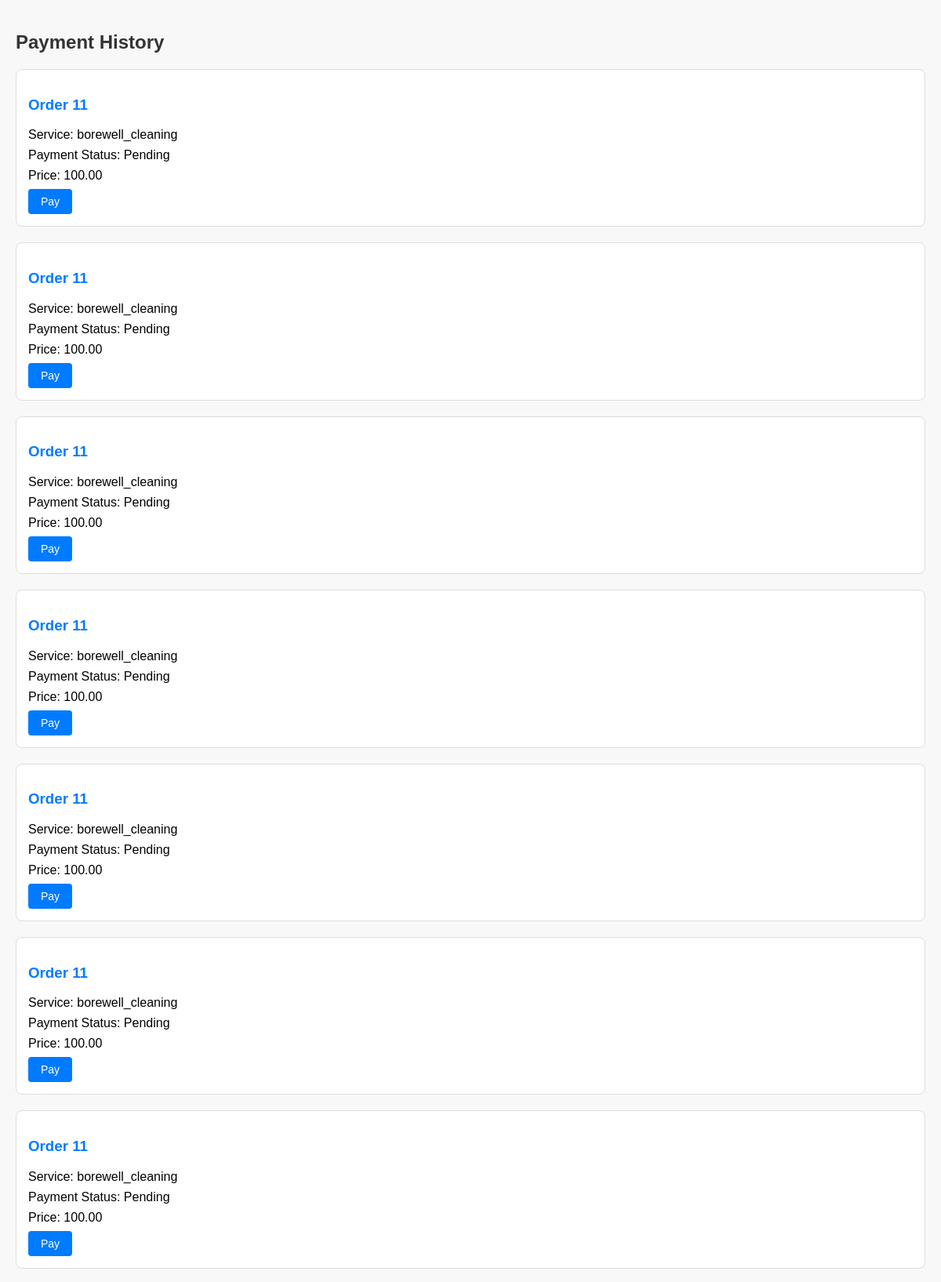
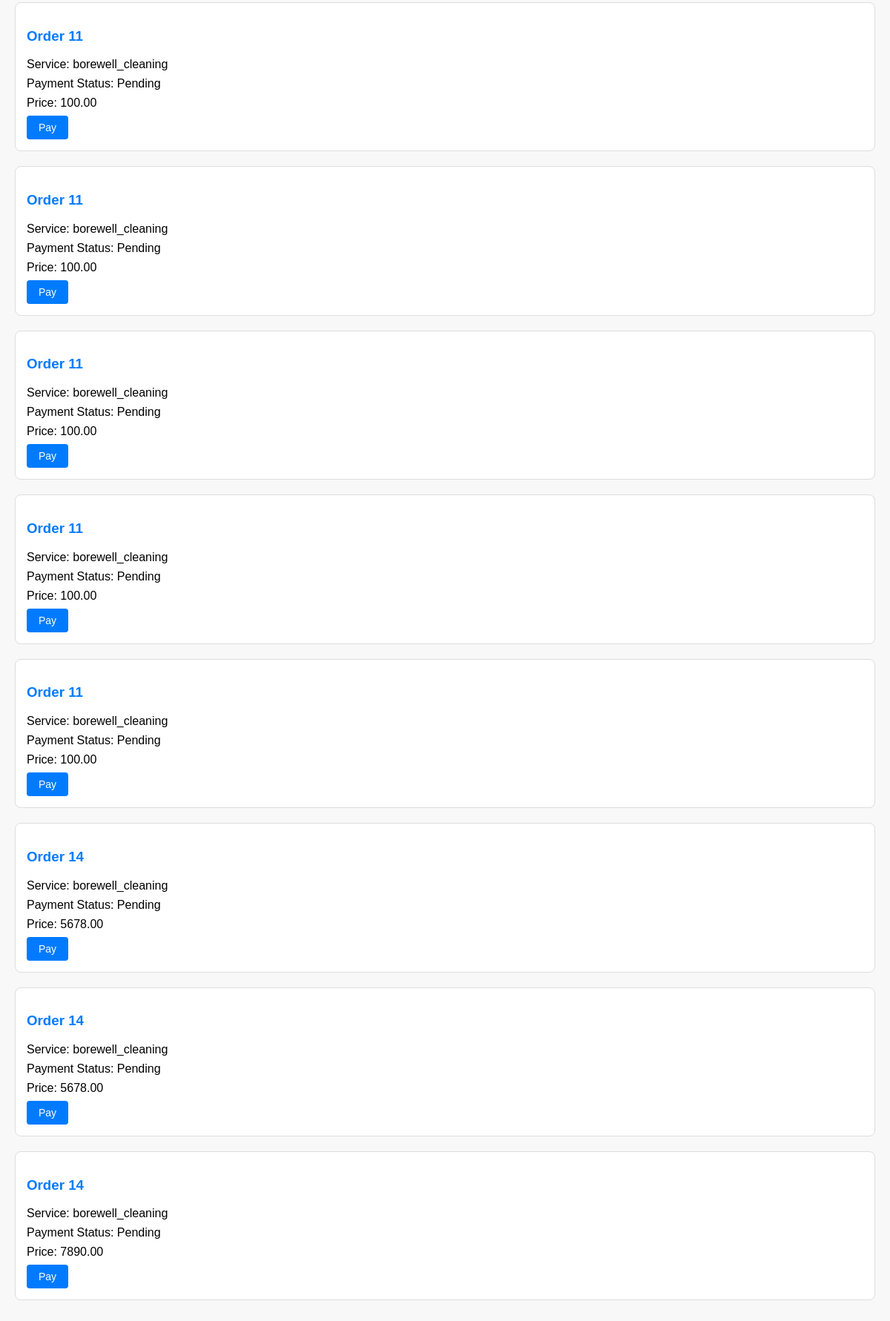
Page /payment_history/ (signed in) on the committed database (2 pictures, top to bottom).
### watersystemapp/models.py (models this page shows, shortened)
class Payment(models.Model):
    order_assignment = models.ForeignKey(OrderWorkerAssignment, on_delete=models.CASCADE)
    user = models.ForeignKey(CustomUser, on_delete=models.CASCADE)
    price = models.DecimalField(max_digits=10, decimal_places=2)
    payment_status = models.CharField(max_length=20, default='Pending')
    date_added = models.DateTimeField(auto_now_add=True)
    from django.db import models

class OrderWorkerAssignment(models.Model):
    order = models.ForeignKey(Orders, on_delete=models.CASCADE)
    worker = models.ForeignKey(WorkerProfile, on_delete=models.CASCADE)

class Orders(models.Model):
    SERVICE_CHOICES = [
        ('water_delivery', 'Water Delivery'),
        ('borewell_cleaning', 'Borewell Cleaning'),
        ('water_tank_cleaning', 'Water Tank Cleaning'),
        ('well_cleaning', 'Well Cleaning'),
    ]
    STATUS_CHOICES = [
        ('pending', 'Pending'),
        ('processing', 'Processing'),
        ('completed', 'Completed'),
        ('cancelled', 'Cancelled'),
    ]
    user = models.ForeignKey(CustomUser, on_delete=models.CASCADE)
    service = models.CharField(max_length=20, choices=SERVICE_CHOICES)
    phone = models.CharField(max_length=15)
    district = models.ForeignKey(District, on_delete=models.CASCADE)
    pincode = models.CharField(max_length=10)
    quantity = models.PositiveIntegerField(blank=True, null=True)
    length = models.FloatField(blank=True, null=True)
    width = models.FloatField(blank=True, null=True)
    waterlevel = models.FloatField(blank=True, null=True)
    request_date_time = models.DateTimeField(auto_now_add=True)
    status = models.CharField(max_length=20, choices=STATUS_CHOICES, default='pending')

### watersystemapp/views.py (the view)
# urls.py: path('payment_history/', views.payment_history, name='payment_history'),
def payment_history(request):
    user = request.user
    order_assignments = OrderWorkerAssignment.objects.filter(order__user=user)
    payment_details = Payment.objects.filter(order_assignment__in=order_assignments)
    context = {
        'payment_details': payment_details,
    }
    return render(request, 'payment_history.html', context)

### templates/payment_history.html (shortened to what this page needs)
<!DOCTYPE html>
<html lang="en">
<head>
</head>
<body>
    <h2>Payment History</h2>
    {% if payment_details %}
        {% for payment_info in payment_details %}
            <div>
                <h3>Order {{ payment_info.order_assignment.order.id }}</h3>
                <p>Service: {{ payment_info.order_assignment.order.service }}</p>
                <p>Payment Status: {{ payment_info.payment_status }}</p>
                <p>Price: {{ payment_info.price }}</p>
                <form action="{% url 'razorpay_payment' %}" method="post">
                    <button type="submit" class="pay-button">Pay</button>
                </form>
            </div>
        {% endfor %}
    {% else %}
        <p>No payment history found.</p>
    {% endif %}
</body>
</html>

### templates/payment_history.html (style rules this page uses)
body { font-family: 'Arial', sans-serif; margin: 0; padding: 20px; background-color: #f8f8f8; }
h2 { color: #333; }
div { background-color: #fff; border: 1px solid #ddd; border-radius: 8px; padding: 15px; margin-bottom: 20px; }
h3 { color: #007bff; }
p { margin: 8px 0; }
.pay-button { background-color: #007bff; color: #fff; font-size: 14px; padding: 8px 16px; border: none; border-radius: 4px; cursor: pointer; transition: background-color 0.3s ease; }

### rows in the picture
Payment: order_assignment.order.id "11", order_assignment.order.service "borewell_cleaning", payment_status "Pending", price "100.00"
Payment: order_assignment.order.id "11", order_assignment.order.service "borewell_cleaning", payment_status "Pending", price "100.00"
Payment: order_assignment.order.id "11", order_assignment.order.service "borewell_cleaning", payment_status "Pending", price "100.00"
Payment: order_assignment.order.id "11", order_assignment.order.service "borewell_cleaning", payment_status "Pending", price "100.00"
Payment: order_assignment.order.id "11", order_assignment.order.service "borewell_cleaning", payment_status "Pending", price "100.00"
Payment: order_assignment.order.id "11", order_assignment.order.service "borewell_cleaning", payment_status "Pending", price "100.00"
Payment: order_assignment.order.id "11", order_assignment.order.service "borewell_cleaning", payment_status "Pending", price "100.00"
Payment: order_assignment.order.id "11", order_assignment.order.service "borewell_cleaning", payment_status "Pending", price "100.00"
Payment: order_assignment.order.id "11", order_assignment.order.service "borewell_cleaning", payment_status "Pending", price "100.00"
Payment: order_assignment.order.id "11", order_assignment.order.service "borewell_cleaning", payment_status "Pending", price "100.00"
Payment: order_assignment.order.id "11", order_assignment.order.service "borewell_cleaning", payment_status "Pending", price "100.00"
Payment: order_assignment.order.id "11", order_assignment.order.service "borewell_cleaning", payment_status "Pending", price "100.00"
Payment: order_assignment.order.id "14", order_assignment.order.service "borewell_cleaning", payment_status "Pending", price "5678.00"
Payment: order_assignment.order.id "14", order_assignment.order.service "borewell_cleaning", payment_status "Pending", price "5678.00"
Payment: order_assignment.order.id "14", order_assignment.order.service "borewell_cleaning", payment_status "Pending", price "7890.00"
